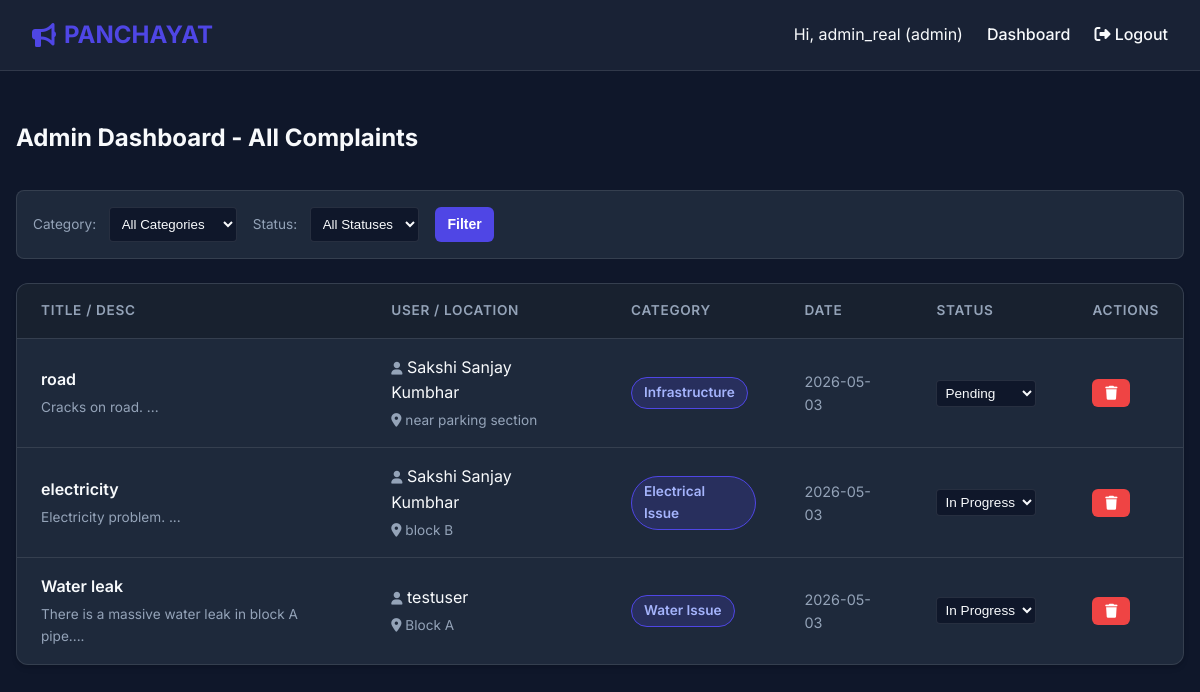
The app's page /admin/dashboard (signed in) with its own data.
### models.py (models this page shows, shortened)
class User(db.Model):
    id = db.Column(db.Integer, primary_key=True)
    username = db.Column(db.String(80), unique=True, nullable=False)
    password_hash = db.Column(db.String(256), nullable=False)
    role = db.Column(db.String(20), nullable=False, default='user')  # 'user' or 'admin'
    complaints = db.relationship('Complaint', backref='author', lazy=True)

class Complaint(db.Model):
    id = db.Column(db.Integer, primary_key=True)
    user_id = db.Column(db.Integer, db.ForeignKey('user.id'), nullable=False)
    title = db.Column(db.String(150), nullable=False)
    description = db.Column(db.Text, nullable=False)
    category = db.Column(db.String(50), nullable=False)
    location = db.Column(db.String(100), nullable=False)
    status = db.Column(db.String(20), nullable=False, default='Pending') # Pending, In Progress, Resolved
    created_at = db.Column(db.DateTime, default=datetime.utcnow)

### app.py (the view)
@app.route('/admin/dashboard')
def admin_dashboard():
    if 'user_id' not in session or session.get('role') != 'admin':
        return redirect(url_for('login'))
    category_filter = request.args.get('category')
    status_filter = request.args.get('status')
    query = Complaint.query
    if category_filter:
        query = query.filter_by(category=category_filter)
    if status_filter:
        query = query.filter_by(status=status_filter)
    complaints = query.order_by(Complaint.created_at.desc()).all()
    categories = db.session.query(Complaint.category).distinct().all()
    categories = [c[0] for c in categories]
    return render_template('admin_dashboard.html', complaints=complaints, categories=categories, current_cat=category_filter, current_status=status_filter)

### app.py (called while the page is built)
@app.context_processor
def inject_user():
    user = None
    if 'user_id' in session:
        user = db.session.get(User, session['user_id'])
    return dict(current_user=user)

### templates/admin_dashboard.html (shortened to what this page needs)
{% extends "base.html" %}
{% block content %}
<div class="dashboard-header">
    <h2>Admin Dashboard - All Complaints</h2>
</div>
<form class="filters" method="GET" action="{{ url_for('admin_dashboard') }}">
    <div>
        <label for="category" style="color: var(--text-muted); font-size: 0.85rem; margin-right: 0.5rem;">Category:</label>
        <select name="category" id="category" class="filter-select">
            <option value="">All Categories</option>
        </select>
    </div>
    <div>
        <label for="status" style="color: var(--text-muted); font-size: 0.85rem; margin-right: 0.5rem;">Status:</label>
        <select name="status" id="status" class="filter-select">
            <option value="">All Statuses</option>
        </select>
    </div>
    <button type="submit" class="btn btn-small">Filter</button>
</form>
<div class="table-container">
    <table>
        <thead>
            <tr>
                <th>Title / Desc</th>
                <th>User / Location</th>
                <th>Category</th>
                <th>Date</th>
                <th>Status</th>
                <th>Actions</th>
            </tr>
        </thead>
        <tbody>
            {% for complaint in complaints %}
            <tr>
                <td>
                    <div style="font-weight: 600;">{{ complaint.title }}</div>
                    <div style="font-size: 0.85rem; color: var(--text-muted); margin-top: 0.25rem;">{{ complaint.description[:50] }}...</div>
                </td>
                <td>
                    <div><i class="fas fa-user" style="color: var(--text-muted); font-size: 0.8rem;"></i> {{ complaint.author.username }}</div>
                    <div style="font-size: 0.85rem; color: var(--text-muted); margin-top: 0.25rem;"><i class="fas fa-map-marker-alt"></i> {{ complaint.location }}</div>
                </td>
                <td><span class="badge badge-category">{{ complaint.category }}</span></td>
                <td style="color: var(--text-muted); font-size: 0.9rem;">{{ complaint.created_at.strftime('%Y-%m-%d') }}</td>
                <td>
                    <form method="POST" action="{{ url_for('update_status', id=complaint.id) }}" class="action-form">
                        <select name="status" class="filter-select" style="font-size: 0.85rem; padding: 0.25rem;" onchange="this.form.submit()">
                            <option value="Pending" {% if complaint.status == 'Pending' %}selected{% endif %}>Pending</option>
                            <option value="In Progress" {% if complaint.status == 'In Progress' %}selected{% endif %}>In Progress</option>
                        </select>
                    </form>
                </td>
                <td>
                    <form method="POST" action="{{ url_for('delete_complaint', id=complaint.id) }}" class="action-form" onsubmit="return confirm('Are you sure you want to delete this complaint?');">
                        <button type="submit" class="btn btn-small btn-danger" title="Delete"><i class="fas fa-trash"></i></button>
                    </form>
                </td>
            </tr>
            {% else %}
            <tr>
                <td colspan="6" style="text-align: center; padding: 2rem; color: var(--text-muted);">
                    No complaints found matching the criteria.
                </td>
            </tr>
            {% endfor %}
        </tbody>
    </table>
</div>
{% endblock %}

### templates/base.html (shortened to what this page needs)
<!DOCTYPE html>
<html lang="en">
<head>
    <link rel="stylesheet" href="https://cdnjs.cloudflare.com/ajax/libs/font-awesome/6.4.0/css/all.min.css">
    <link rel="stylesheet" href="{{ url_for('static', filename='style.css') }}">
</head>
<body>
    <nav class="navbar">
        <a href="{{ url_for('index') }}" class="brand">
            <i class="fas fa-bullhorn"></i> PANCHAYAT
        </a>
        <div class="nav-links">
            {% if current_user %}
                <span>Hi, {{ current_user.username }} ({{ current_user.role }})</span>
                {% if current_user.role == 'admin' %}
                    <a href="{{ url_for('admin_dashboard') }}">Dashboard</a>
                {% else %}
                    <a href="{{ url_for('user_dashboard') }}">My Complaints</a>
                    <a href="{{ url_for('submit_complaint') }}" class="btn-nav">New Complaint</a>
                {% endif %}
                <a href="{{ url_for('logout') }}"><i class="fas fa-sign-out-alt"></i> Logout</a>
            {% else %}
                <a href="{{ url_for('login') }}">Login</a>
                <a href="{{ url_for('register') }}" class="btn-nav">Register</a>
            {% endif %}
        </div>
    </nav>
    <div class="container">
        {% block content %}{% endblock %}
    </div>
</body>
</html>

### static/style.css (style rules this page uses)
:root { --primary-color: #4f46e5; --primary-hover: #4338ca; --bg-dark: #0f172a; --bg-panel: #1e293b; --text-main: #f8fafc; --text-muted: #94a3b8; --status-pending: #ef4444; --status-progress: #eab308; --status-resolved: #22c55e; --glass-bg: rgba(30, 41, 59, 0.7); --glass-border: rgba(255, 255, 255, 0.1); --shadow: 0 4px 6px -1px rgba(0, 0, 0, 0.1), 0 2px 4px -1px rgba(0, 0, 0, 0.06); }
* { margin: 0; padding: 0; box-sizing: border-box; }
body { font-family: 'Inter', sans-serif; background-color: var(--bg-dark); color: var(--text-main); line-height: 1.6; min-height: 100vh; display: flex; flex-direction: column; }
.navbar { background-color: var(--glass-bg); backdrop-filter: blur(10px); border-bottom: 1px solid var(--glass-border); padding: 1rem 2rem; display: flex; justify-content: space-between; align-items: center; position: sticky; top: 0; z-index: 100; }
.navbar .brand { font-size: 1.5rem; font-weight: 700; color: var(--primary-color); text-decoration: none; display: flex; align-items: center; gap: 0.5rem; }
.nav-links { display: flex; gap: 1.5rem; align-items: center; }
.nav-links a { color: var(--text-main); text-decoration: none; font-weight: 500; transition: color 0.2s; }
.container { max-width: 1200px; margin: 2rem auto; padding: 0 1rem; flex: 1; width: 100%; }
.btn { display: inline-block; background-color: var(--primary-color); color: white; padding: 0.75rem 1.5rem; border: none; border-radius: 6px; font-size: 1rem; font-weight: 600; cursor: pointer; transition: all 0.2s; text-decoration: none; text-align: center; }
.btn-small { padding: 0.4rem 0.8rem; font-size: 0.875rem; }
.btn-danger { background-color: var(--status-pending); }
.dashboard-header { display: flex; justify-content: space-between; align-items: center; margin-bottom: 2rem; }
.table-container { background-color: var(--bg-panel); border-radius: 12px; overflow: hidden; box-shadow: var(--shadow); border: 1px solid var(--glass-border); }
table { width: 100%; border-collapse: collapse; }
th, td { padding: 1rem 1.5rem; text-align: left; border-bottom: 1px solid var(--glass-border); }
th { background-color: rgba(0, 0, 0, 0.2); font-weight: 600; color: var(--text-muted); text-transform: uppercase; font-size: 0.85rem; letter-spacing: 0.05em; }
tr:last-child td { border-bottom: none; }
.badge { padding: 0.25rem 0.75rem; border-radius: 9999px; font-size: 0.85rem; font-weight: 600; display: inline-block; }
.badge-category { background-color: rgba(79, 70, 229, 0.2); color: #a5b4fc; border: 1px solid var(--primary-color); }
.filters { display: flex; gap: 1rem; margin-bottom: 1.5rem; background-color: var(--bg-panel); padding: 1rem; border-radius: 8px; border: 1px solid var(--glass-border); }
.filter-select { padding: 0.5rem; background-color: var(--bg-dark); color: var(--text-main); border: 1px solid var(--glass-border); border-radius: 4px; }
.action-form { display: inline-block; margin-right: 0.5rem; }

### records on screen
User: username "admin_real", role "admin"
Complaint: title "road", description "Cracks on road.", author.username "Sakshi Sanjay Kumbhar", location "near parking section", category "Infrastructure", created_at "2026-05-03", status "Pending"
Complaint: title "electricity", description "Electricity problem.", author.username "Sakshi Sanjay Kumbhar", location "block B", category "Electrical Issue", created_at "2026-05-03", status "In Progress"
Complaint: title "Water leak", description "There is a massive water leak in block A pipe.", author.username "testuser", location "Block A", category "Water Issue", created_at "2026-05-03", status "In Progress"
